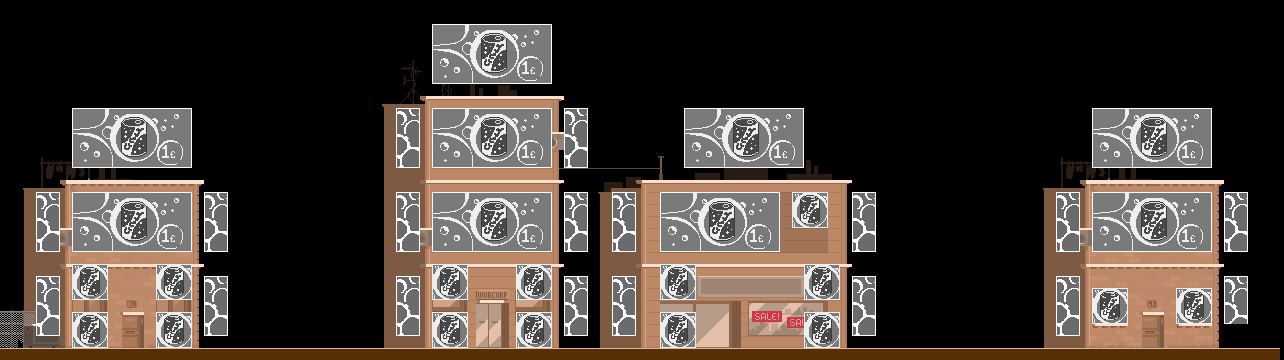

Tiled map render using the project's own tile images. Description and the whole map definition, tile-layer contents included, below:
An orthogonal 107x30 tile map with 12x12 px tiles, 1 tile layer (adLayer), 3 tilesets, 1 image layer.

<map version="1.0" tiledversion="1.0.2" orientation="orthogonal" renderorder="right-down" width="107" height="30" tilewidth="12" tileheight="12" nextobjectid="20">
 <tileset firstgid="1" name="banner_temp" tilewidth="12" tileheight="12" tilecount="10" columns="2">
  <image source="enemies/banner_temp.png" width="24" height="60" />
 </tileset>
 <tileset firstgid="11" name="billboard_temp" tilewidth="12" tileheight="12" tilecount="50" columns="10">
  <image source="enemies/billboard_temp.png" width="120" height="60" />
 </tileset>
 <tileset firstgid="61" name="square_temp" tilewidth="12" tileheight="12" tilecount="9" columns="3">
  <image source="enemies/square_temp.png" width="36" height="36" />
 </tileset>
 <imagelayer name="bgLayer">
  <image source="bg.png" width="1280" height="360" />
 </imagelayer>
 <layer name="adLayer" width="107" height="30">
  <data encoding="csv">
0,0,0,0,0,0,0,0,0,0,0,0,0,0,0,0,0,0,0,0,0,0,0,0,0,0,0,0,0,0,0,0,0,0,0,0,0,0,0,0,0,0,0,0,0,0,0,0,0,0,0,0,0,0,0,0,0,0,0,0,0,0,0,0,0,0,0,0,0,0,0,0,0,0,0,0,0,0,0,0,0,0,0,0,0,0,0,0,0,0,0,0,0,0,0,0,0,0,0,0,0,0,0,0,0,0,0,
0,0,0,0,0,0,0,0,0,0,0,0,0,0,0,0,0,0,0,0,0,0,0,0,0,0,0,0,0,0,0,0,0,0,0,0,0,0,0,0,0,0,0,0,0,0,0,0,0,0,0,0,0,0,0,0,0,0,0,0,0,0,0,0,0,0,0,0,0,0,0,0,0,0,0,0,0,0,0,0,0,0,0,0,0,0,0,0,0,0,0,0,0,0,0,0,0,0,0,0,0,0,0,0,0,0,0,
0,0,0,0,0,0,0,0,0,0,0,0,0,0,0,0,0,0,0,0,0,0,0,0,0,0,0,0,0,0,0,0,0,0,0,0,11,12,13,14,15,16,17,18,19,20,0,0,0,0,0,0,0,0,0,0,0,0,0,0,0,0,0,0,0,0,0,0,0,0,0,0,0,0,0,0,0,0,0,0,0,0,0,0,0,0,0,0,0,0,0,0,0,0,0,0,0,0,0,0,0,0,0,0,0,0,0,
0,0,0,0,0,0,0,0,0,0,0,0,0,0,0,0,0,0,0,0,0,0,0,0,0,0,0,0,0,0,0,0,0,0,0,0,21,22,23,24,25,26,27,28,29,30,0,0,0,0,0,0,0,0,0,0,0,0,0,0,0,0,0,0,0,0,0,0,0,0,0,0,0,0,0,0,0,0,0,0,0,0,0,0,0,0,0,0,0,0,0,0,0,0,0,0,0,0,0,0,0,0,0,0,0,0,0,
0,0,0,0,0,0,0,0,0,0,0,0,0,0,0,0,0,0,0,0,0,0,0,0,0,0,0,0,0,0,0,0,0,0,0,0,31,32,33,34,35,36,37,38,39,40,0,0,0,0,0,0,0,0,0,0,0,0,0,0,0,0,0,0,0,0,0,0,0,0,0,0,0,0,0,0,0,0,0,0,0,0,0,0,0,0,0,0,0,0,0,0,0,0,0,0,0,0,0,0,0,0,0,0,0,0,0,
0,0,0,0,0,0,0,0,0,0,0,0,0,0,0,0,0,0,0,0,0,0,0,0,0,0,0,0,0,0,0,0,0,0,0,0,41,42,43,44,45,46,47,48,49,50,0,0,0,0,0,0,0,0,0,0,0,0,0,0,0,0,0,0,0,0,0,0,0,0,0,0,0,0,0,0,0,0,0,0,0,0,0,0,0,0,0,0,0,0,0,0,0,0,0,0,0,0,0,0,0,0,0,0,0,0,0,
0,0,0,0,0,0,0,0,0,0,0,0,0,0,0,0,0,0,0,0,0,0,0,0,0,0,0,0,0,0,0,0,0,0,0,0,51,52,53,54,55,56,57,58,59,60,0,0,0,0,0,0,0,0,0,0,0,0,0,0,0,0,0,0,0,0,0,0,0,0,0,0,0,0,0,0,0,0,0,0,0,0,0,0,0,0,0,0,0,0,0,0,0,0,0,0,0,0,0,0,0,0,0,0,0,0,0,
0,0,0,0,0,0,0,0,0,0,0,0,0,0,0,0,0,0,0,0,0,0,0,0,0,0,0,0,0,0,0,0,0,0,0,0,0,0,0,0,0,0,0,0,0,0,0,0,0,0,0,0,0,0,0,0,0,0,0,0,0,0,0,0,0,0,0,0,0,0,0,0,0,0,0,0,0,0,0,0,0,0,0,0,0,0,0,0,0,0,0,0,0,0,0,0,0,0,0,0,0,0,0,0,0,0,0,
0,0,0,0,0,0,0,0,0,0,0,0,0,0,0,0,0,0,0,0,0,0,0,0,0,0,0,0,0,0,0,0,0,0,0,0,0,0,0,0,0,0,0,0,0,0,0,0,0,0,0,0,0,0,0,0,0,0,0,0,0,0,0,0,0,0,0,0,0,0,0,0,0,0,0,0,0,0,0,0,0,0,0,0,0,0,0,0,0,0,0,0,0,0,0,0,0,0,0,0,0,0,0,0,0,0,0,
0,0,0,0,0,0,11,12,13,14,15,16,17,18,19,20,0,0,0,0,0,0,0,0,0,0,0,0,0,0,0,0,0,1,2,0,11,12,13,14,15,16,17,18,19,20,0,1,2,0,0,0,0,0,0,0,0,11,12,13,14,15,16,17,18,19,20,0,0,0,0,0,0,0,0,0,0,0,0,0,0,0,0,0,0,0,0,0,0,0,0,11,12,13,14,15,16,17,18,19,20,0,0,0,0,0,0,
0,0,0,0,0,0,21,22,23,24,25,26,27,28,29,30,0,0,0,0,0,0,0,0,0,0,0,0,0,0,0,0,0,3,4,0,21,22,23,24,25,26,27,28,29,30,0,3,4,0,0,0,0,0,0,0,0,21,22,23,24,25,26,27,28,29,30,0,0,0,0,0,0,0,0,0,0,0,0,0,0,0,0,0,0,0,0,0,0,0,0,21,22,23,24,25,26,27,28,29,30,0,0,0,0,0,0,
0,0,0,0,0,0,31,32,33,34,35,36,37,38,39,40,0,0,0,0,0,0,0,0,0,0,0,0,0,0,0,0,0,5,6,0,31,32,33,34,35,36,37,38,39,40,0,5,6,0,0,0,0,0,0,0,0,31,32,33,34,35,36,37,38,39,40,0,0,0,0,0,0,0,0,0,0,0,0,0,0,0,0,0,0,0,0,0,0,0,0,31,32,33,34,35,36,37,38,39,40,0,0,0,0,0,0,
0,0,0,0,0,0,41,42,43,44,45,46,47,48,49,50,0,0,0,0,0,0,0,0,0,0,0,0,0,0,0,0,0,7,8,0,41,42,43,44,45,46,47,48,49,50,0,7,8,0,0,0,0,0,0,0,0,41,42,43,44,45,46,47,48,49,50,0,0,0,0,0,0,0,0,0,0,0,0,0,0,0,0,0,0,0,0,0,0,0,0,41,42,43,44,45,46,47,48,49,50,0,0,0,0,0,0,
0,0,0,0,0,0,51,52,53,54,55,56,57,58,59,60,0,0,0,0,0,0,0,0,0,0,0,0,0,0,0,0,0,9,10,0,51,52,53,54,55,56,57,58,59,60,0,9,10,0,0,0,0,0,0,0,0,51,52,53,54,55,56,57,58,59,60,0,0,0,0,0,0,0,0,0,0,0,0,0,0,0,0,0,0,0,0,0,0,0,0,51,52,53,54,55,56,57,58,59,60,0,0,0,0,0,0,
0,0,0,0,0,0,0,0,0,0,0,0,0,0,0,0,0,0,0,0,0,0,0,0,0,0,0,0,0,0,0,0,0,0,0,0,0,0,0,0,0,0,0,0,0,0,0,0,0,0,0,0,0,0,0,0,0,0,0,0,0,0,0,0,0,0,0,0,0,0,0,0,0,0,0,0,0,0,0,0,0,0,0,0,0,0,0,0,0,0,0,0,0,0,0,0,0,0,0,0,0,0,0,0,0,0,0,
0,0,0,0,0,0,0,0,0,0,0,0,0,0,0,0,0,0,0,0,0,0,0,0,0,0,0,0,0,0,0,0,0,0,0,0,0,0,0,0,0,0,0,0,0,0,0,0,0,0,0,0,0,0,0,0,0,0,0,0,0,0,0,0,0,0,0,0,0,0,0,0,0,0,0,0,0,0,0,0,0,0,0,0,0,0,0,0,0,0,0,0,0,0,0,0,0,0,0,0,0,0,0,0,0,0,0,
0,0,0,1,2,0,11,12,13,14,15,16,17,18,19,20,0,1,2,0,0,0,0,0,0,0,0,0,0,0,0,0,0,1,2,0,11,12,13,14,15,16,17,18,19,20,0,1,2,0,0,1,2,0,0,11,12,13,14,15,16,17,18,19,20,0,61,62,63,0,0,1,2,0,0,0,0,0,0,0,0,0,0,0,0,0,0,0,1,2,0,11,12,13,14,15,16,17,18,19,20,0,1,2,0,0,0,
0,0,0,3,4,0,21,22,23,24,25,26,27,28,29,30,0,3,4,0,0,0,0,0,0,0,0,0,0,0,0,0,0,3,4,0,21,22,23,24,25,26,27,28,29,30,0,3,4,0,0,3,4,0,0,21,22,23,24,25,26,27,28,29,30,0,64,65,66,0,0,3,4,0,0,0,0,0,0,0,0,0,0,0,0,0,0,0,3,4,0,21,22,23,24,25,26,27,28,29,30,0,3,4,0,0,0,
0,0,0,5,6,0,31,32,33,34,35,36,37,38,39,40,0,5,6,0,0,0,0,0,0,0,0,0,0,0,0,0,0,5,6,0,31,32,33,34,35,36,37,38,39,40,0,5,6,0,0,5,6,0,0,31,32,33,34,35,36,37,38,39,40,0,67,68,69,0,0,5,6,0,0,0,0,0,0,0,0,0,0,0,0,0,0,0,5,6,0,31,32,33,34,35,36,37,38,39,40,0,5,6,0,0,0,
0,0,0,7,8,0,41,42,43,44,45,46,47,48,49,50,0,7,8,0,0,0,0,0,0,0,0,0,0,0,0,0,0,7,8,0,41,42,43,44,45,46,47,48,49,50,0,7,8,0,0,7,8,0,0,41,42,43,44,45,46,47,48,49,50,0,0,0,0,0,0,7,8,0,0,0,0,0,0,0,0,0,0,0,0,0,0,0,7,8,0,41,42,43,44,45,46,47,48,49,50,0,7,8,0,0,0,
0,0,0,9,10,0,51,52,53,54,55,56,57,58,59,60,0,9,10,0,0,0,0,0,0,0,0,0,0,0,0,0,0,9,10,0,51,52,53,54,55,56,57,58,59,60,0,9,10,0,0,9,10,0,0,51,52,53,54,55,56,57,58,59,60,0,0,0,0,0,0,9,10,0,0,0,0,0,0,0,0,0,0,0,0,0,0,0,9,10,0,51,52,53,54,55,56,57,58,59,60,0,9,10,0,0,0,
0,0,0,0,0,0,0,0,0,0,0,0,0,0,0,0,0,0,0,0,0,0,0,0,0,0,0,0,0,0,0,0,0,0,0,0,0,0,0,0,0,0,0,0,0,0,0,0,0,0,0,0,0,0,0,0,0,0,0,0,0,0,0,0,0,0,0,0,0,0,0,0,0,0,0,0,0,0,0,0,0,0,0,0,0,0,0,0,0,0,0,0,0,0,0,0,0,0,0,0,0,0,0,0,0,0,0,
0,0,0,0,0,0,61,62,63,0,0,0,0,61,62,63,0,0,0,0,0,0,0,0,0,0,0,0,0,0,0,0,0,0,0,0,61,62,63,0,0,0,0,61,62,63,0,0,0,0,0,0,0,0,0,61,62,63,0,0,0,0,0,0,0,0,0,61,62,63,0,0,0,0,0,0,0,0,0,0,0,0,0,0,0,0,0,0,0,0,0,0,0,0,0,0,0,0,0,0,0,0,0,0,0,0,0,
0,0,0,1,2,0,64,65,66,0,0,0,0,64,65,66,0,1,2,0,0,0,0,0,0,0,0,0,0,0,0,0,0,1,2,0,64,65,66,0,0,0,0,64,65,66,0,1,2,0,0,1,2,0,0,64,65,66,0,0,0,0,0,0,0,0,0,64,65,66,0,1,2,0,0,0,0,0,0,0,0,0,0,0,0,0,0,0,1,2,0,0,0,0,0,0,0,0,0,0,0,0,1,2,0,0,0,
0,0,0,3,4,0,67,68,69,0,0,0,0,67,68,69,0,3,4,0,0,0,0,0,0,0,0,0,0,0,0,0,0,3,4,0,67,68,69,0,0,0,0,67,68,69,0,3,4,0,0,3,4,0,0,67,68,69,0,0,0,0,0,0,0,0,0,67,68,69,0,3,4,0,0,0,0,0,0,0,0,0,0,0,0,0,0,0,3,4,0,61,62,63,0,0,0,0,61,62,63,0,3,4,0,0,0,
0,0,0,5,6,0,0,0,0,0,0,0,0,0,0,0,0,5,6,0,0,0,0,0,0,0,0,0,0,0,0,0,0,5,6,0,0,0,0,0,0,0,0,0,0,0,0,5,6,0,0,5,6,0,0,0,0,0,0,0,0,0,0,0,0,0,0,0,0,0,0,5,6,0,0,0,0,0,0,0,0,0,0,0,0,0,0,0,5,6,0,64,65,66,0,0,0,0,64,65,66,0,5,6,0,0,0,
0,0,0,7,8,0,61,62,63,0,0,0,0,61,62,63,0,7,8,0,0,0,0,0,0,0,0,0,0,0,0,0,0,7,8,0,61,62,63,0,0,0,0,61,62,63,0,7,8,0,0,7,8,0,0,61,62,63,0,0,0,0,0,0,0,0,0,61,62,63,0,7,8,0,0,0,0,0,0,0,0,0,0,0,0,0,0,0,7,8,0,67,68,69,0,0,0,0,67,68,69,0,7,8,0,0,0,
0,0,0,9,10,0,64,65,66,0,0,0,0,64,65,66,0,9,10,0,0,0,0,0,0,0,0,0,0,0,0,0,0,9,10,0,64,65,66,0,0,0,0,64,65,66,0,9,10,0,0,9,10,0,0,64,65,66,0,0,0,0,0,0,0,0,0,64,65,66,0,9,10,0,0,0,0,0,0,0,0,0,0,0,0,0,0,0,9,10,0,0,0,0,0,0,0,0,0,0,0,0,0,0,0,0,0,
0,0,0,0,0,0,67,68,69,0,0,0,0,67,68,69,0,0,0,0,0,0,0,0,0,0,0,0,0,0,0,0,0,0,0,0,67,68,69,0,0,0,0,67,68,69,0,0,0,0,0,0,0,0,0,67,68,69,0,0,0,0,0,0,0,0,0,67,68,69,0,0,0,0,0,0,0,0,0,0,0,0,0,0,0,0,0,0,0,0,0,0,0,0,0,0,0,0,0,0,0,0,0,0,0,0,0,
0,0,0,0,0,0,0,0,0,0,0,0,0,0,0,0,0,0,0,0,0,0,0,0,0,0,0,0,0,0,0,0,0,0,0,0,0,0,0,0,0,0,0,0,0,0,0,0,0,0,0,0,0,0,0,0,0,0,0,0,0,0,0,0,0,0,0,0,0,0,0,0,0,0,0,0,0,0,0,0,0,0,0,0,0,0,0,0,0,0,0,0,0,0,0,0,0,0,0,0,0,0,0,0,0,0,0
</data>
 </layer>
 <objectgroup name="objectLayer" />
</map>
